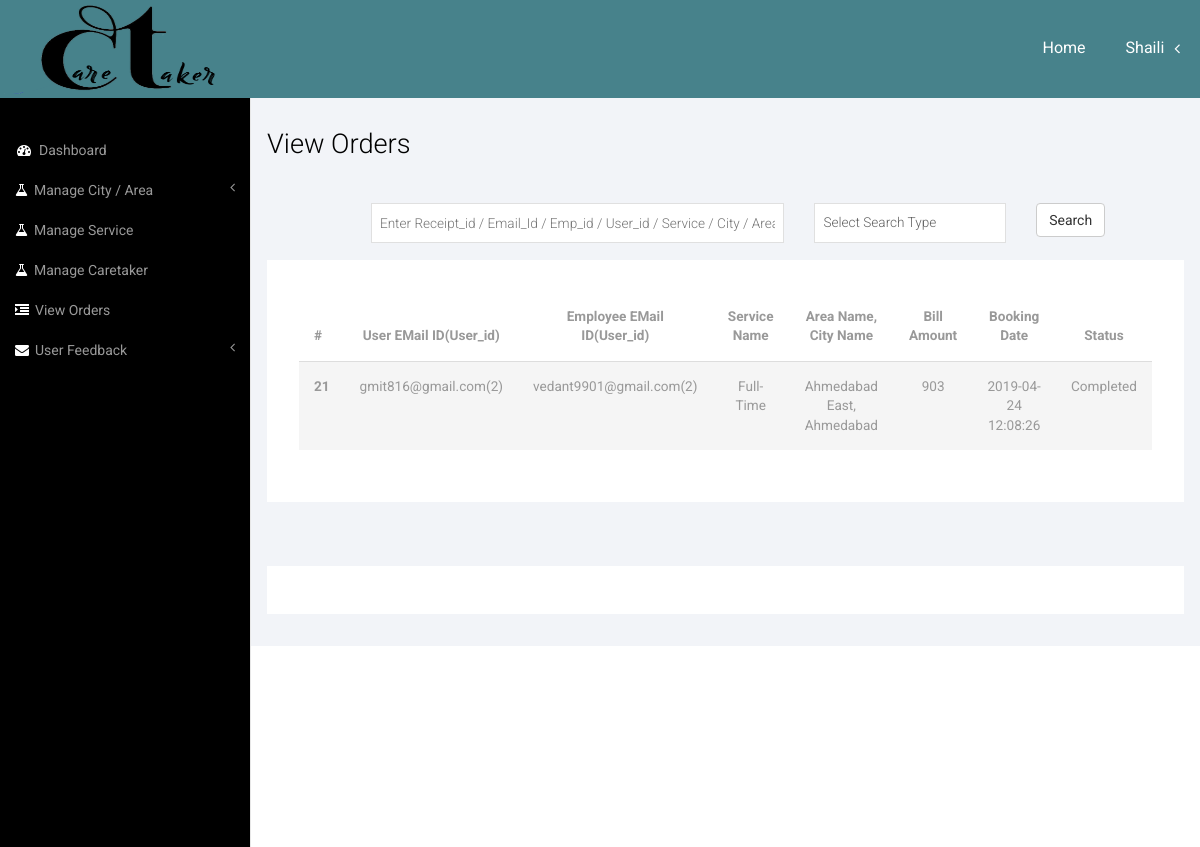
Screenshot of /Admin/View_Order.php (signed in) with the database file from the repository.
### tables this page shows
CREATE TABLE IF NOT EXISTS `receipt_master` (
`Receipt_id` int(16) NOT NULL,
  `User_id` int(8) NOT NULL,
  `Emp_id` int(8) NOT NULL,
  `Service_id` int(4) NOT NULL,
  `Address` text NOT NULL,
  `Area_id` int(8) NOT NULL,
  `City_id` int(4) NOT NULL,
  `Problem_desc` text NOT NULL,
  `Booking_date` datetime NOT NULL,
  `Solution` text NOT NULL,
  `Bill_amt` int(4) NOT NULL,
  `Rating` int(1) NOT NULL,
  `Status` int(1) NOT NULL DEFAULT '0',
  `SServed_date` datetime NOT NULL
);

CREATE TABLE IF NOT EXISTS `user_master` (
`User_id` int(8) NOT NULL,
  `First_name` varchar(16) NOT NULL,
  `Last_name` varchar(16) DEFAULT NULL,
  `Email_ID` varchar(32) NOT NULL,
  `Address` text,
  `Area_id` int(8) NOT NULL,
  `City_id` int(4) NOT NULL,
  `Contact_no` bigint(10) DEFAULT NULL,
  `User_type` varchar(5) NOT NULL DEFAULT 'User',
  `Password` varchar(32) NOT NULL,
  `Deleted` tinyint(1) NOT NULL DEFAULT '0',
  `Time_Stamp` date NOT NULL
);

CREATE TABLE IF NOT EXISTS `caretaker_master` (
`Emp_id` int(8) NOT NULL,
  `First_name` varchar(16) NOT NULL,
  `Last_name` varchar(16) DEFAULT NULL,
  `Email_ID` varchar(32) NOT NULL,
  `Profile_image` text NOT NULL,
  `User_type` varchar(5) NOT NULL DEFAULT 'CT',
  `Service_id` int(2) NOT NULL,
  `City_id` int(4) NOT NULL,
  `Area_id` int(8) NOT NULL,
  `Contact_no` bigint(10) NOT NULL,
  `Points` int(4) NOT NULL DEFAULT '50',
  `Available` tinyint(1) NOT NULL DEFAULT '1',
  `Password` varchar(32) NOT NULL DEFAULT 'caretaker',
  `Deleted` tinyint(1) NOT NULL DEFAULT '0',
  `Time_Stamp` date NOT NULL
);

CREATE TABLE IF NOT EXISTS `service_master` (
`Service_id` int(50) NOT NULL,
  `Service_type` varchar(50) NOT NULL,
  `Service_fees` int(50) DEFAULT NULL,
  `Deleted` tinyint(1) NOT NULL DEFAULT '0'
);

CREATE TABLE IF NOT EXISTS `area_master` (
`Area_id` int(8) NOT NULL,
  `Area_name` varchar(16) NOT NULL,
  `City_id` int(4) NOT NULL,
  `Deleted` tinyint(1) NOT NULL DEFAULT '0'
);

CREATE TABLE IF NOT EXISTS `city_master` (
`City_id` int(4) NOT NULL,
  `City_name` varchar(16) NOT NULL,
  `Deleted` tinyint(1) NOT NULL DEFAULT '0'
);

### Admin/View_Order.php (the view, shortened to what this page needs)
<!DOCTYPE HTML>
<html>
<?php
require("../connection.php");
require_once("Navigation.php");
?>
<head>
</head>
<body>
<div id="wrapper">
    <div id="page-wrapper" style="margin-top: 98px;">
        <div class="col-md-12 graphs">
            <div class="xs">
                <h3>View Orders</h3>
                <form action="" method="post" class="form-horizontal">
                    <div class="col-sm-12" style="margin-top: 16px;">
                        <div class="col-sm-1"> </div>
                        <div class="col-sm-6">
                            <input type="text" class="form-control1" name="Search" placeholder="Enter Receipt_id / Email_Id / Emp_id / User_id / Service / City / Area">
                        </div>
                        <div class="col-sm-3">
                            <select class="form-control1" name="Type">
                                <option value="">Select Search Type</option>
                            </select>
                        </div>
                        <div class="col-sm-2">
                            <input type="submit" name="Submit" value="Search" class="btn btn-default">
                        </div>
                    </div>
                </form>
                <div class="tab-content" style="margin-top: 100px;">
                    <div class="tab-pane active" id="horizontal-form">
                        <div class="bs-example4" data-example-id="contextual-table">
                            <?php
                            if(isset($_POST['Submit'])){
                                if($_POST['Type']=="1"){
                                    $selectSQL = "SELECT * FROM `receipt_master` where Receipt_id='{$_POST['Search']}' ORDER BY `Booking_date`";
                                }
                                elseif($_POST['Type']=="2")
                                {
                                    $EmpEmailSelect="SELECT Emp_id FROM `caretaker_master` WHERE Email_ID='{$_POST['Search']}'";
                                    $EmpEmailResult=mysql_query($EmpEmailSelect);
                                    $EmpEmailRow=mysql_fetch_assoc($EmpEmailResult);
                                    $selectSQL = "SELECT * FROM `receipt_master` where Emp_id='{$EmpEmailRow['Emp_id']}' ORDER BY `Booking_date`";
                                }
                                elseif($_POST['Type']=="3")
                                {
                                    $selectSQL = "SELECT * FROM `receipt_master` where Emp_id>1 AND Emp_id='{$_POST['Search']}' ORDER BY `Booking_date`";
                                }
                                elseif($_POST['Type']=="4")
                                {
                                    $UserEmailSelect="SELECT User_id FROM `user_master` WHERE Email_ID='{$_POST['Search']}'";
                                    $UserEmailResult=mysql_query($UserEmailSelect);
                                    $UserEmailRow=mysql_fetch_assoc($UserEmailResult);
                                    $selectSQL = "SELECT * FROM `receipt_master` where User_id='{$UserEmailRow['User_id']}' ORDER BY `Booking_date`";
                                }
                                elseif($_POST['Type']=="5")
                                {
                                    $selectSQL = "SELECT * FROM `receipt_master` where User_id='{$_POST['Search']}' ORDER BY `Booking_date`";
                                }
                                elseif($_POST['Type']=="6")
                                {
                                    $CitySelect="SELECT City_id FROM `city_master` WHERE City_name='{$_POST['Search']}'";
                                    $CityResult=mysql_query($CitySelect);
                                    $CityRow=mysql_fetch_assoc($CityResult);
                                    $selectSQL = "SELECT * FROM `receipt_master` where City_id='{$CityRow['City_id']}' ORDER BY `Booking_date`";
                                }
                                elseif($_POST['Type']=="7")
                                {
                                    $AreaSelect="SELECT Area_id FROM `area_master` WHERE Area_name='{$_POST['Search']}'";
                                    $AreaResult=mysql_query($AreaSelect);
                                    $AreaRow=mysql_fetch_assoc($AreaResult);
                                    $selectSQL = "SELECT * FROM `receipt_master` where Area_id='{$AreaRow['Area_id']}' ORDER BY `Booking_date`";
                                }
                                elseif($_POST['Type']=="8")
                                {
                                    $ServiceSelect="SELECT Service_id FROM `service_master` WHERE Service_type='{$_POST['Search']}'";
                                    $ServiceResult=mysql_query($ServiceSelect);
                                    $ServiceRow=mysql_fetch_assoc($ServiceResult);
                                    $selectSQL = "SELECT * FROM `receipt_master` where Service_id='{$ServiceRow['Service_id']}' ORDER BY `Booking_date`";
                                }
                            }
                            else{
                                $selectSQL = "SELECT * FROM `receipt_master` ORDER BY `Booking_date`";
                            }
                            if( !( $selectRes = mysql_query( $selectSQL ) ) ){
                                echo 'Retrieval of data from Database Failed - #'.mysql_errno().': '.mysql_error();
                            }
                            else{
                            ?>
                            <table class="table">
                                <thead>
                                <tr>
                                    <th>#</th>
                                    <th style="text-align: center">User EMail ID(User_id)</th>
                                    <th style="text-align: center">Employee EMail ID(User_id)</th>
                                    <th style="text-align: center">Service Name</th>
                                    <th style="text-align: center">Area Name, City Name</th>
                                    <th style="text-align: center">Bill Amount</th>
                                    <th style="text-align: center">Booking Date</th>
                                    <th style="text-align: center">Status</th>
                                </tr>
                                </thead>
                                <tbody>
                                <?php
                                if (mysql_num_rows($selectRes) == 0) {
                                    echo '<tr><td colspan="3">No Rows Returned</td></tr>';
                                } else {
                                    $mit = 1;
                                    while ($row = mysql_fetch_assoc($selectRes)) {
                                        $CTSelect="SELECT Email_ID FROM `caretaker_master` WHERE Emp_id='{$row['Emp_id']}'";
                                        $CTResult=mysql_query($CTSelect,$con);
                                        $CTrow=mysql_fetch_assoc($CTResult);
                                        $USelect="SELECT Email_ID FROM `user_master` WHERE User_id='{$row['User_id']}'";
                                        $UResult=mysql_query($USelect,$con);
                                        $Urow=mysql_fetch_assoc($UResult);
                                        $SSelect="SELECT Service_type FROM `service_master` WHERE Service_id='{$row['Service_id']}'";
                                        $SResult=mysql_query($SSelect,$con);
                                        $Srow=mysql_fetch_assoc($SResult);
                                        $ASelect="SELECT Area_name FROM `area_master` WHERE Area_id='{$row['Area_id']}'";
                                        $AResult=mysql_query($ASelect,$con);
                                        $Arow=mysql_fetch_assoc($AResult);
                                        $CSelect="SELECT City_name FROM `city_master` WHERE City_id='{$row['City_id']}'";
                                        $CResult=mysql_query($CSelect,$con);
                                        $Crow=mysql_fetch_assoc($CResult);
                                        if($row['Status']==0){
                                            $Status="Booked";
                                        }
                                        elseif($row['Status']==1)
                                        {
                                            $Status="Booked and Confirmed";
                                        }
                                        elseif($row['Status']==2)
                                        {
                                            $Status="In Process";
                                        }
                                        else
                                        {
                                            $Status="Completed";
                                        }
                                        if ($mit % 2 == 1) {
                                            echo "<tr class=\"active\"><th>{$row['Receipt_id']}</th><td align=\"center\">{$Urow['Email_ID']}({$row['User_id']})</td><td align=\"center\">{$CTrow['Email_ID']}({$row['Emp_id']})</td><td align=\"center\">{$Srow['Service_type']}</td><td align=\"center\">{$Arow['Area_name']}, {$Crow['City_name']}</td><td align=\"center\">{$row['Bill_amt']}</td><td align=\"center\">{$row['Booking_date']}</td><td align=\"center\">$Status</td></tr>\n";
                                        }
                                        $mit++;
                                    }
                                }
                                }
                                ?>
                                </tbody>
                            </table>
                        </div>
                    </div>
                </div>
                <div class="copy_layout">
                </div>
            </div>
        </div>
    </div>
</body>
</html>

### css/style.css (style rules this page uses)
h4, h5, h6, h1, h2, h3 { margin-top: 0; }
html, body { font-family: 'Roboto', sans-serif; font-size: 100%; background:#000; overflow-x: hidden; }
.but_list, .tab-content { margin:1.5em 0 0 0; }
.graphs { padding: 2em 1em; background: #f2f4f8; font-family: 'Roboto', sans-serif; }
.form-control1, .form-control_2.input-sm { border: 1px solid #e0e0e0; padding: 5px 8px; color: #616161; background: #fff; box-shadow: none !important; width: 100%; font-size: 0.85em; font-weight: 300; height: 40px; border-radius: 0; -webkit-appearance: none; }
.bs-example4 { background: #fff; padding: 2em; }
.xs h3, .widget_head { color:#000; font-size:1.7em; font-weight:300; margin-bottom: 1em; }
.table > thead > tr > th, .table > tbody > tr > th, .table > tfoot > tr > th, .table > thead > tr > td, .table > tbody > tr > td, .table > tfoot > tr > td { border-top: none !important; }
.tab-content > .active { display: block; visibility: visible; }
.table > thead > tr > th, .table > tbody > tr > th, .table > tfoot > tr > th, .table > thead > tr > td, .table > tbody > tr > td, .table > tfoot > tr > td { font-size: 0.85em; color: #999; }
.table td, .table>tbody>tr>td, .table>tbody>tr>th, .table>tfoot>tr>td, .table>tfoot>tr>th, .table>thead>tr>td, .table>thead>tr>th { padding:15px !important; }
.table > thead > tr > th { border-bottom: 1px solid #ddd !important; }
.copy_layout { padding:1.5em 0; background:#fff; text-align:center; margin: 4em 0 0em 0; }

### css/custom.css (style rules this page uses)
#wrapper { width: 100%; }
#page-wrapper { min-height: 568px; background-color: #fff; }
@media (min-width:768px) { #page-wrapper { position: inherit; margin: 0 0 0 250px; border-left: 1px solid #e7e7e7; } }

### rows the page displays
receipt_master: Receipt_id "21", User.Email_ID "gmit816@gmail.com", User "2", Emp.Email_ID "vedant9901@gmail.com", Emp "2", Service.Service_type "Full-Time", Area.Area_name "Ahmedabad East", City.City_name "Ahmedabad", Bill_amt "903", Booking_date "2019-04-24 12:08:26", Status "Completed"

### other values shown
$_SESSION["First_name"] "Shaili"
